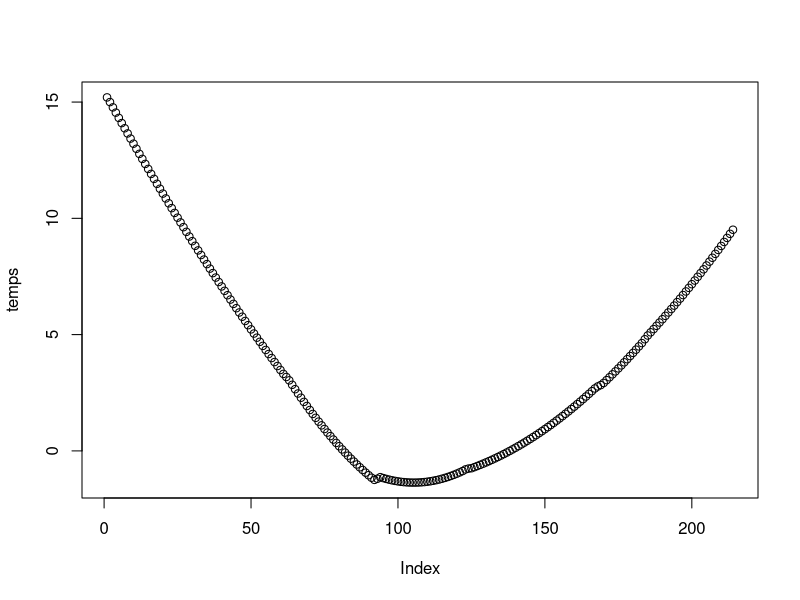
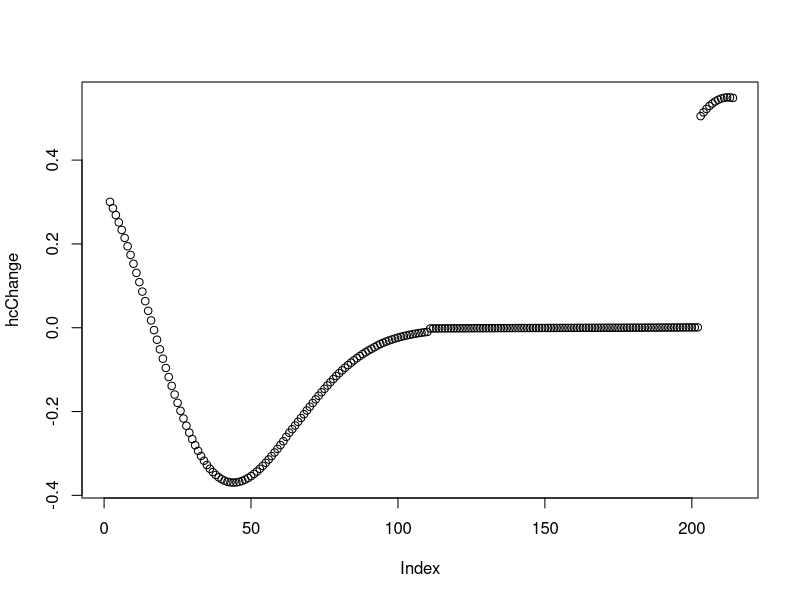
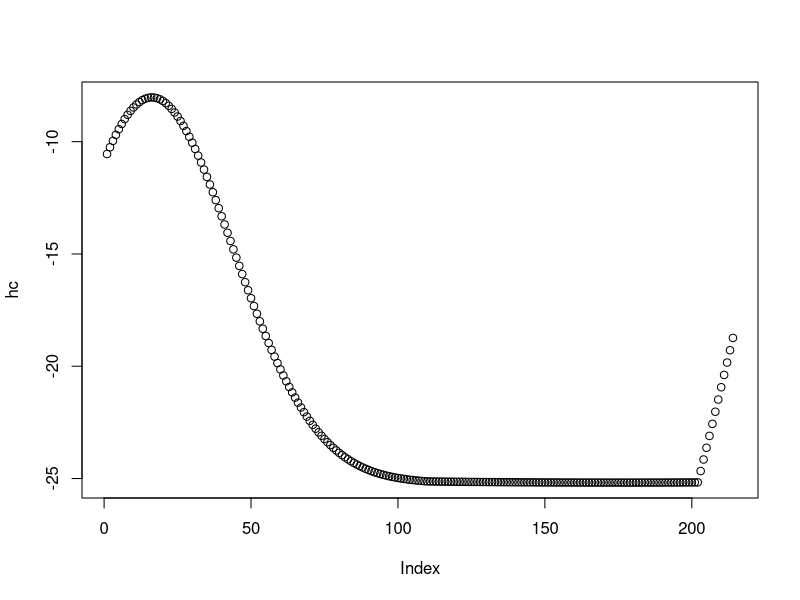

The R script that drew these images, in order:
#Simulating_hardiness from Ferguson et al 2011, but using my own temperature data

setwd("/home/faith/Documents/github/bcvin/hardiness/analyses")

tempData <- read.csv("input/climhist_19812010.csv")

head(tempData)

#temperature values 
temps <- tempData$X2day
plot(temps)

# a list of parameters needed 
#-------------------------------

i <- 2 # dont start on 1 becuase then the follwoing asymptotic (clogs) bounds wont work 
tempValues <- temps# a set temperature values for the winter. i used real data. 

#other parameters setimated by the model
hcInit <- -10.55 # start hardiness value. mean of earliest LTE50 in the fall 
hcMax <- -25.24 # maximum hardiness
hcMin <- -3 # min hardiness. Hardiness of green tissues 
tThreshEnd <- 11.75 # threshold temperature for accumilating cold during endodormancy 
tThreshEct <- 3.75 # threshold for accumilating worming during ectodormancy
kaEnd <- 0.14 # constant accumilation rate during endodormancy
kaEct <- 0.07 # constant accumilation rate during ectodormancy
kdEnd <- 0.01 # constant deaccumilation rate during endodormancy
kdEct <- 0.13 # constant deaccumilation during ectodormancy 
edb <- -750 # amount of chilling required to switch from endo to ecto dormancy 

hcChange <- vector()
hcChange[i-1] <- NA
hc <- vector()
hc[i-1] <- hcInit

#initiating secondary parameters
cloga <- vector()#the correction putting absolute bounds on change in hc. Equations 5 and 6 of Fergusonetal2011
clogd <- vector()

#tempeperatures below the mean threshold values are chilling days, and above are heating
ddEnd <- tempValues - tThreshEnd 
ddEct <- tempValues - tThreshEct

#make a vector of chilling days only 
ddEndc <- ddEnd
ddEndc[ddEndc > tThreshEnd ] <- 0
#ddEndc <- ddEndc * -1 # i think these should be negative values?

ddEctc <- ddEct
ddEctc[ddEctc > tThreshEct ] <- 0
#ddEctc <- ddEctc * -1

#vector of heating days only 
ddEndh <- ddEnd
ddEndh[ddEndh < tThreshEnd] <- 0

ddEcth <- ddEct
ddEcth[ddEcth < tThreshEct] <- 0

#get accumilating degree growing days
accumilatedDD <- cumsum(ddEndc)

#main model for Endodormancy for teh first value i = 2
#------------------------------------

cloga[i] <- 1 - ((hcMin - hc[i-1])/(hcMin-hcMax))
clogd[i] <- 1 - ((hc[i-1]-hcMax)/(hcMin - hcMax))
hcChange[i] <- (ddEndc[i] * kaEnd * cloga[i])+(ddEndh[i] * kdEnd* clogd[i])

#build a loop for all data 

for (i in (2:length(tempValues))){

	#i <- 150

	#calculate the asymptotic bound logistic function 
		cloga[i] <- 1 - ((hcMin - hc[i-1])/(hcMin-hcMax))
		clogd[i] <- 1 - ((hc[i-1]-hcMax)/(hcMin - hcMax))

	#track accumilated degree days to decide if we are in Endo or Ectodormancy
	
	if (accumilatedDD[i] > edb) {

		hcChange[i] <- (ddEndc[i] * kaEnd * cloga[i]) + (ddEndh[i] * kdEnd * clogd[i])

	} else

		hcChange[i] <- (ddEctc[i] * kaEct * cloga[i]) + (ddEcth[i] * kdEct * clogd[i])	

	#get the actual hardiness value 
	hc[i] <- hc[i-1] + hcChange[i]
}

plot(hcChange)
plot(hc)

accumilatedDD > edb